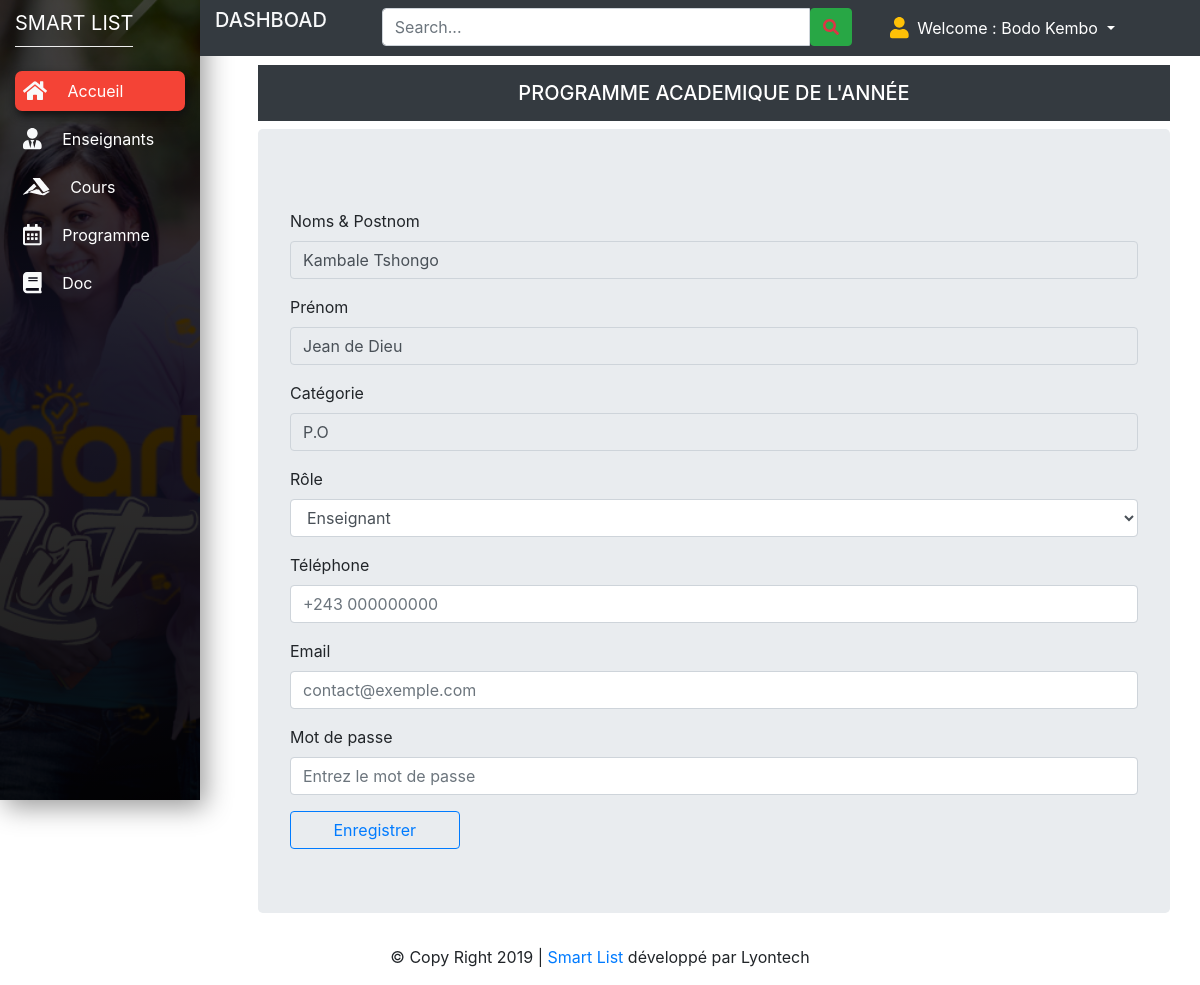
Page /pages/secretariat/dashboard.php?p=accountens&id=1 (signed in) on the committed database.
### tables this page shows
CREATE TABLE `t_enseignant` (
  `idEns` int(11) NOT NULL,
  `idfac` int(11) DEFAULT NULL,
  `noms` varchar(100) DEFAULT NULL,
  `prenom` varchar(50) DEFAULT NULL,
  `sexe` varchar(2) DEFAULT NULL,
  `nationalite` varchar(100) DEFAULT NULL,
  `adresse` varchar(100) DEFAULT NULL,
  `categorie` varchar(20) DEFAULT NULL,
  `typens` varchar(20) DEFAULT NULL,
  `description` text NOT NULL,
  `datecre_at` varchar(20) DEFAULT NULL,
  `date_update` varchar(20) DEFAULT NULL
);

### pages/secretariat/accountens.php (the view, shortened to what this page needs)
<?php
require_once('../../app/cnx.php');
$id=isset($_GET['id'])?$_GET['id']:0;
$sql ="SELECT * FROM t_enseignant WHERE idEns=$id";
$resultat= $bdd->query($sql);
$data=$resultat->fetch();
$name=$data['noms'];
$prenom=$data['prenom'];
$categorie=$data['categorie'];
?>
<div style="margin-left:20%;width:3000px">
  <h5 class="p-3 mb-2 bg-dark text-white text-center">PROGRAMME ACADEMIQUE DE L'ANNÉE </h5>
  <div class="jumbotron" id="div-id-name">
    <div>
      <form action="../../app/comptens.php" method="POST">
            <div class="form-group">
                <label>Noms & Postnom </label>
                <input type="text" class="form-control" autocomplete="off" required="required" disabled value="<?=$name;?>" name="annee" placeholder="Entrez l'année académique'">
            </div>
            <div class="form-group">
                <label>Prénom </label>
                <input type="text" class="form-control" autocomplete="off" required="required" disabled value="<?=$prenom;?>" name="annee" placeholder="Entrez l'année académique'">
            </div>
            <div class="form-group">
                <label>Catégorie</label>
                <input type="text" class="form-control" autocomplete="off" required="required" disabled value="<?=$categorie;?>" name="annee" placeholder="Entrez l'année académique'">
            </div>
            <div class="form-group ">
                <label>Rôle </label>
                <select class="form-control" name="role">
                  <option value="enseignant" selected>Enseignant</option>
                </select>
            </div>
            <div class="form-group ">
                <label>Téléphone </label>
                <input type="text" class="form-control" autocomplete="off"  required="required" autofocus name="tel" placeholder="+243 000000000">
            </div>
            <div class="form-group ">
                <label>Email </label>
                <input type="email" class="form-control" autocomplete="off"  required="required" autofocus name="email" placeholder="contact@exemple.com">
            </div>
            <div class="form-group ">
                <label>Mot de passe </label>
                <input type="password" class="form-control" autocomplete="off"  required="required" autofocus name="pass"placeholder="Entrez le mot de passe">
            </div>
            <button type="submit" class="btn btn-outline-primary my-2 my-sm-0" name="ok" style="width:20%">Enregistrer</button>
      </form>
    </div>
  </div>
</div>

### css/design.css (style rules this page uses)
* { margin: 0px; padding: 0px; }
body { font-family: 'Montserrat', sans-serif; }

### rows in the picture
t_enseignant: annee "Kambale Tshongo", annee "Jean de Dieu", annee "P.O"

### other values in the picture
$user "Bodo Kembo"
